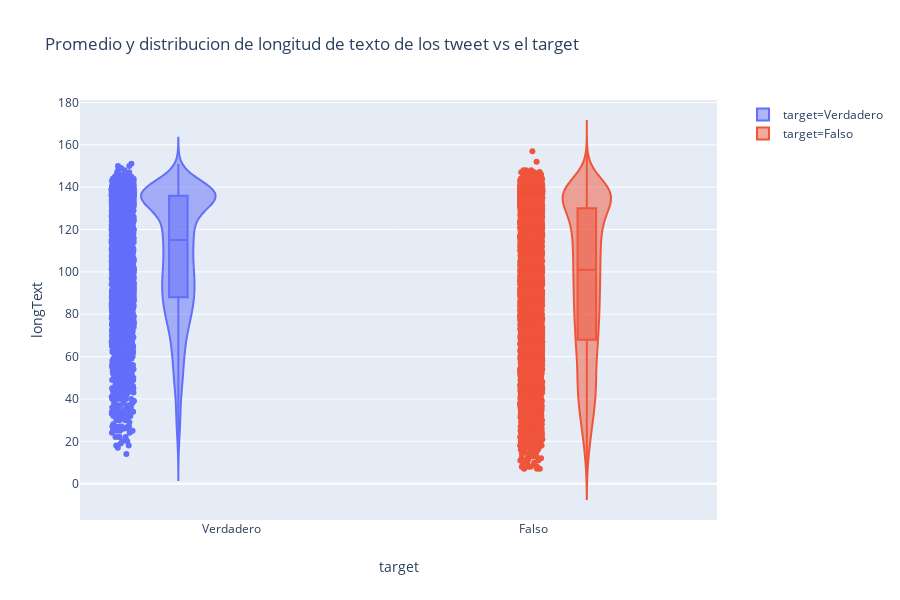

The code cell stored with this chart in its notebook:
### Code cell
fig_promedioLong = px.violin(promlong_target, y="longText", x="target", color="target", box=True, points="all", hover_data=promlong_target.columns,title="Promedio y distribucion de longitud de texto de los tweet vs el target")
fig_promedioLong.show()
fig_promedioLong.write_html("promedioLong_target.html")

### Figure 1 — Plotly figure (JSON) as saved in the notebook; plotly's stock layout.template omitted (floating-point values rounded to 4 significant figures; data arrays with more than 128 entries replaced by an {"elided": "..."} marker saying what was removed)
{"data": [{"alignmentgroup": "True", "box": {"visible": true}, "customdata": {"elided": "3271x2 mixed values"}, "hoverlabel": {"namelength": 0}, "hovertemplate": "target=%{customdata[1]}<br>longText=%{customdata[0]}", "legendgroup": "target=Verdadero", "marker": {"color": "#636efa"}, "name": "target=Verdadero", "offsetgroup": "target=Verdadero", "orientation": "v", "points": "all", "scalegroup": "True", "showlegend": true, "type": "violin", "x": {"elided": "3271 str values"}, "x0": " ", "xaxis": "x", "y": {"elided": "3271 int values"}, "y0": " ", "yaxis": "y"}, {"alignmentgroup": "True", "box": {"visible": true}, "customdata": {"elided": "4342x2 mixed values"}, "hoverlabel": {"namelength": 0}, "hovertemplate": "target=%{customdata[1]}<br>longText=%{customdata[0]}", "legendgroup": "target=Falso", "marker": {"color": "#EF553B"}, "name": "target=Falso", "offsetgroup": "target=Falso", "orientation": "v", "points": "all", "scalegroup": "True", "showlegend": true, "type": "violin", "x": {"elided": "4342 str values"}, "x0": " ", "xaxis": "x", "y": {"elided": "4342 int values"}, "y0": " ", "yaxis": "y"}], "layout": {"height": 600, "legend": {"tracegroupgap": 0}, "title": {"text": "Promedio y distribucion de longitud de texto de los tweet vs el target"}, "violinmode": "group", "xaxis": {"anchor": "y", "categoryarray": ["Verdadero", "Falso"], "categoryorder": "array", "domain": [0, 0.98], "title": {"text": "target"}}, "yaxis": {"anchor": "x", "domain": [0, 1], "title": {"text": "longText"}}}}
